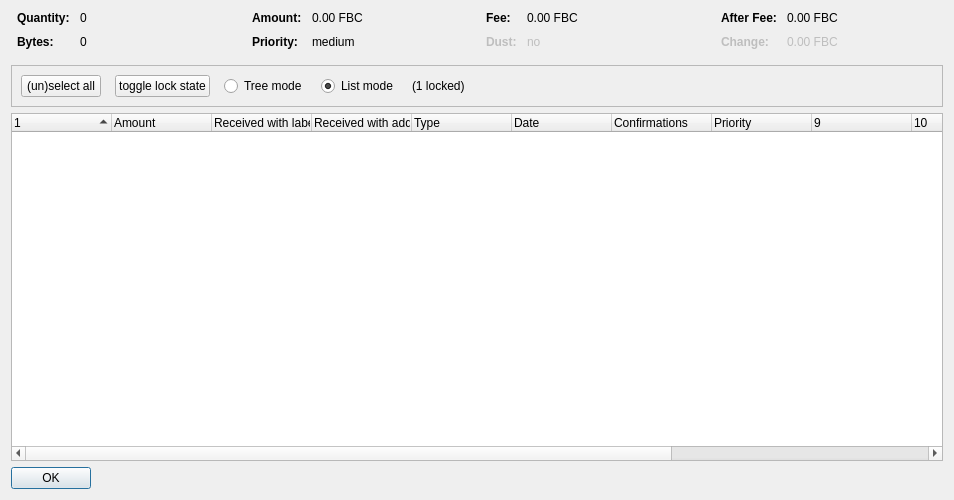
<?xml version="1.0" encoding="UTF-8"?>
<ui version="4.0">
 <class>CoinControlDialog</class>
 <widget class="QDialog" name="CoinControlDialog">
  <property name="geometry">
   <rect>
    <x>0</x>
    <y>0</y>
    <width>954</width>
    <height>500</height>
   </rect>
  </property>
  <property name="windowTitle">
   <string>Coin Selection</string>
  </property>
  <layout class="QVBoxLayout" name="verticalLayout">
   <item>
    <layout class="QHBoxLayout" name="horizontalLayoutTop" stretch="0,0,0,0">
     <property name="topMargin">
      <number>0</number>
     </property>
     <property name="bottomMargin">
      <number>10</number>
     </property>
     <item>
      <layout class="QFormLayout" name="formLayoutCoinControl1">
       <property name="horizontalSpacing">
        <number>10</number>
       </property>
       <property name="verticalSpacing">
        <number>10</number>
       </property>
       <property name="leftMargin">
        <number>6</number>
       </property>
       <property name="rightMargin">
        <number>6</number>
       </property>
       <item row="0" column="0">
        <widget class="QLabel" name="labelCoinControlQuantityText">
         <property name="font">
          <font>
           <weight>75</weight>
           <bold>true</bold>
          </font>
         </property>
         <property name="text">
          <string>Quantity:</string>
         </property>
        </widget>
       </item>
       <item row="0" column="1">
        <widget class="QLabel" name="labelCoinControlQuantity">
         <property name="cursor">
          <cursorShape>IBeamCursor</cursorShape>
         </property>
         <property name="contextMenuPolicy">
          <enum>Qt::ActionsContextMenu</enum>
         </property>
         <property name="text">
          <string notr="true">0</string>
         </property>
         <property name="textInteractionFlags">
          <set>Qt::LinksAccessibleByMouse|Qt::TextSelectableByKeyboard|Qt::TextSelectableByMouse</set>
         </property>
        </widget>
       </item>
       <item row="1" column="0">
        <widget class="QLabel" name="labelCoinControlBytesText">
         <property name="font">
          <font>
           <weight>75</weight>
           <bold>true</bold>
          </font>
         </property>
         <property name="text">
          <string>Bytes:</string>
         </property>
        </widget>
       </item>
       <item row="1" column="1">
        <widget class="QLabel" name="labelCoinControlBytes">
         <property name="cursor">
          <cursorShape>IBeamCursor</cursorShape>
         </property>
         <property name="contextMenuPolicy">
          <enum>Qt::ActionsContextMenu</enum>
         </property>
         <property name="text">
          <string notr="true">0</string>
         </property>
         <property name="textInteractionFlags">
          <set>Qt::LinksAccessibleByMouse|Qt::TextSelectableByKeyboard|Qt::TextSelectableByMouse</set>
         </property>
        </widget>
       </item>
      </layout>
     </item>
     <item>
      <layout class="QFormLayout" name="formLayoutCoinControl2">
       <property name="horizontalSpacing">
        <number>10</number>
       </property>
       <property name="verticalSpacing">
        <number>10</number>
       </property>
       <property name="leftMargin">
        <number>6</number>
       </property>
       <property name="rightMargin">
        <number>6</number>
       </property>
       <item row="0" column="0">
        <widget class="QLabel" name="labelCoinControlAmountText">
         <property name="font">
          <font>
           <weight>75</weight>
           <bold>true</bold>
          </font>
         </property>
         <property name="text">
          <string>Amount:</string>
         </property>
        </widget>
       </item>
       <item row="0" column="1">
        <widget class="QLabel" name="labelCoinControlAmount">
         <property name="cursor">
          <cursorShape>IBeamCursor</cursorShape>
         </property>
         <property name="contextMenuPolicy">
          <enum>Qt::ActionsContextMenu</enum>
         </property>
         <property name="text">
          <string notr="true">0.00 FBC</string>
         </property>
         <property name="textInteractionFlags">
          <set>Qt::LinksAccessibleByMouse|Qt::TextSelectableByKeyboard|Qt::TextSelectableByMouse</set>
         </property>
        </widget>
       </item>
       <item row="1" column="0">
        <widget class="QLabel" name="labelCoinControlPriorityText">
         <property name="font">
          <font>
           <weight>75</weight>
           <bold>true</bold>
          </font>
         </property>
         <property name="text">
          <string>Priority:</string>
         </property>
        </widget>
       </item>
       <item row="1" column="1">
        <widget class="QLabel" name="labelCoinControlPriority">
         <property name="cursor">
          <cursorShape>IBeamCursor</cursorShape>
         </property>
         <property name="contextMenuPolicy">
          <enum>Qt::ActionsContextMenu</enum>
         </property>
         <property name="text">
          <string>medium</string>
         </property>
         <property name="textInteractionFlags">
          <set>Qt::LinksAccessibleByMouse|Qt::TextSelectableByKeyboard|Qt::TextSelectableByMouse</set>
         </property>
        </widget>
       </item>
      </layout>
     </item>
     <item>
      <layout class="QFormLayout" name="formLayoutCoinControl3">
       <property name="horizontalSpacing">
        <number>10</number>
       </property>
       <property name="verticalSpacing">
        <number>10</number>
       </property>
       <property name="leftMargin">
        <number>6</number>
       </property>
       <property name="rightMargin">
        <number>6</number>
       </property>
       <item row="0" column="0">
        <widget class="QLabel" name="labelCoinControlFeeText">
         <property name="font">
          <font>
           <weight>75</weight>
           <bold>true</bold>
          </font>
         </property>
         <property name="text">
          <string>Fee:</string>
         </property>
        </widget>
       </item>
       <item row="0" column="1">
        <widget class="QLabel" name="labelCoinControlFee">
         <property name="cursor">
          <cursorShape>IBeamCursor</cursorShape>
         </property>
         <property name="contextMenuPolicy">
          <enum>Qt::ActionsContextMenu</enum>
         </property>
         <property name="text">
          <string notr="true">0.00 FBC</string>
         </property>
         <property name="textInteractionFlags">
          <set>Qt::LinksAccessibleByMouse|Qt::TextSelectableByKeyboard|Qt::TextSelectableByMouse</set>
         </property>
        </widget>
       </item>
       <item row="1" column="0">
        <widget class="QLabel" name="labelCoinControlLowOutputText">
         <property name="enabled">
          <bool>false</bool>
         </property>
         <property name="font">
          <font>
           <weight>75</weight>
           <bold>true</bold>
          </font>
         </property>
         <property name="text">
          <string>Dust:</string>
         </property>
        </widget>
       </item>
       <item row="1" column="1">
        <widget class="QLabel" name="labelCoinControlLowOutput">
         <property name="enabled">
          <bool>false</bool>
         </property>
         <property name="cursor">
          <cursorShape>IBeamCursor</cursorShape>
         </property>
         <property name="contextMenuPolicy">
          <enum>Qt::ActionsContextMenu</enum>
         </property>
         <property name="text">
          <string>no</string>
         </property>
         <property name="textInteractionFlags">
          <set>Qt::LinksAccessibleByMouse|Qt::TextSelectableByKeyboard|Qt::TextSelectableByMouse</set>
         </property>
        </widget>
       </item>
      </layout>
     </item>
     <item>
      <layout class="QFormLayout" name="formLayoutCoinControl4">
       <property name="horizontalSpacing">
        <number>10</number>
       </property>
       <property name="verticalSpacing">
        <number>10</number>
       </property>
       <property name="leftMargin">
        <number>6</number>
       </property>
       <property name="rightMargin">
        <number>6</number>
       </property>
       <item row="0" column="0">
        <widget class="QLabel" name="labelCoinControlAfterFeeText">
         <property name="font">
          <font>
           <weight>75</weight>
           <bold>true</bold>
          </font>
         </property>
         <property name="text">
          <string>After Fee:</string>
         </property>
        </widget>
       </item>
       <item row="0" column="1">
        <widget class="QLabel" name="labelCoinControlAfterFee">
         <property name="cursor">
          <cursorShape>IBeamCursor</cursorShape>
         </property>
         <property name="contextMenuPolicy">
          <enum>Qt::ActionsContextMenu</enum>
         </property>
         <property name="text">
          <string notr="true">0.00 FBC</string>
         </property>
         <property name="textInteractionFlags">
          <set>Qt::LinksAccessibleByMouse|Qt::TextSelectableByKeyboard|Qt::TextSelectableByMouse</set>
         </property>
        </widget>
       </item>
       <item row="1" column="0">
        <widget class="QLabel" name="labelCoinControlChangeText">
         <property name="enabled">
          <bool>false</bool>
         </property>
         <property name="font">
          <font>
           <weight>75</weight>
           <bold>true</bold>
          </font>
         </property>
         <property name="text">
          <string>Change:</string>
         </property>
        </widget>
       </item>
       <item row="1" column="1">
        <widget class="QLabel" name="labelCoinControlChange">
         <property name="enabled">
          <bool>false</bool>
         </property>
         <property name="cursor">
          <cursorShape>IBeamCursor</cursorShape>
         </property>
         <property name="contextMenuPolicy">
          <enum>Qt::ActionsContextMenu</enum>
         </property>
         <property name="text">
          <string notr="true">0.00 FBC</string>
         </property>
         <property name="textInteractionFlags">
          <set>Qt::LinksAccessibleByMouse|Qt::TextSelectableByKeyboard|Qt::TextSelectableByMouse</set>
         </property>
        </widget>
       </item>
      </layout>
     </item>
    </layout>
   </item>
   <item>
    <widget class="QFrame" name="frame">
     <property name="minimumSize">
      <size>
       <width>0</width>
       <height>40</height>
      </size>
     </property>
     <property name="frameShape">
      <enum>QFrame::StyledPanel</enum>
     </property>
     <property name="frameShadow">
      <enum>QFrame::Sunken</enum>
     </property>
     <layout class="QHBoxLayout" name="horizontalLayout">
      <item>
       <layout class="QHBoxLayout" name="horizontalLayoutPanel" stretch="0,0,0,0,0,0">
        <property name="spacing">
         <number>14</number>
        </property>
        <item>
         <widget class="QPushButton" name="pushButtonSelectAll">
          <property name="sizePolicy">
           <sizepolicy hsizetype="Maximum" vsizetype="Fixed">
            <horstretch>0</horstretch>
            <verstretch>0</verstretch>
           </sizepolicy>
          </property>
          <property name="text">
           <string>(un)select all</string>
          </property>
          <property name="autoDefault">
           <bool>false</bool>
          </property>
         </widget>
        </item>
        <item>
         <widget class="QPushButton" name="pushButtonToggleLock">
          <property name="sizePolicy">
           <sizepolicy hsizetype="Maximum" vsizetype="Fixed">
            <horstretch>0</horstretch>
            <verstretch>0</verstretch>
           </sizepolicy>
          </property>
          <property name="text">
           <string>toggle lock state</string>
          </property>
          <property name="autoDefault">
           <bool>false</bool>
          </property>
         </widget>
        </item>
        <item>
         <widget class="QRadioButton" name="radioTreeMode">
          <property name="sizePolicy">
           <sizepolicy hsizetype="Maximum" vsizetype="Fixed">
            <horstretch>0</horstretch>
            <verstretch>0</verstretch>
           </sizepolicy>
          </property>
          <property name="text">
           <string>Tree mode</string>
          </property>
         </widget>
        </item>
        <item>
         <widget class="QRadioButton" name="radioListMode">
          <property name="sizePolicy">
           <sizepolicy hsizetype="Maximum" vsizetype="Fixed">
            <horstretch>0</horstretch>
            <verstretch>0</verstretch>
           </sizepolicy>
          </property>
          <property name="text">
           <string>List mode</string>
          </property>
          <property name="checked">
           <bool>true</bool>
          </property>
         </widget>
        </item>
        <item>
         <widget class="QLabel" name="labelLocked">
          <property name="text">
           <string>(1 locked)</string>
          </property>
         </widget>
        </item>
        <item>
         <spacer name="horizontalSpacer">
          <property name="orientation">
           <enum>Qt::Horizontal</enum>
          </property>
          <property name="sizeHint" stdset="0">
           <size>
            <width>40</width>
            <height>20</height>
           </size>
          </property>
         </spacer>
        </item>
       </layout>
      </item>
     </layout>
    </widget>
   </item>
   <item>
    <widget class="CoinControlTreeWidget" name="treeWidget">
     <property name="contextMenuPolicy">
      <enum>Qt::CustomContextMenu</enum>
     </property>
     <property name="sortingEnabled">
      <bool>false</bool>
     </property>
     <property name="columnCount">
      <number>13</number>
     </property>
     <attribute name="headerShowSortIndicator" stdset="0">
      <bool>true</bool>
     </attribute>
     <attribute name="headerStretchLastSection">
      <bool>false</bool>
     </attribute>
     <column>
      <property name="text">
       <string/>
      </property>
     </column>
     <column>
      <property name="text">
       <string>Amount</string>
      </property>
     </column>
     <column>
      <property name="text">
       <string>Received with label</string>
      </property>
     </column>
     <column>
      <property name="text">
       <string>Received with address</string>
      </property>
     </column>
     <column>
      <property name="text">
	<string>Type</string>
      </property>
     </column>
     <column>
      <property name="text">
       <string>Date</string>
      </property>
     </column>
     <column>
      <property name="text">
       <string>Confirmations</string>
      </property>
      <property name="toolTip">
       <string>Confirmed</string>
      </property>
     </column>
     <column>
      <property name="text">
       <string>Priority</string>
      </property>
     </column>
     <column>
      <property name="text">
       <string/>
      </property>
     </column>
     <column>
      <property name="text">
       <string/>
      </property>
     </column>
     <column>
      <property name="text">
       <string/>
      </property>
     </column>
     <column>
      <property name="text">
       <string/>
      </property>
     </column>
     <column>
      <property name="text">
       <string/>
      </property>
     </column>
    </widget>
   </item>
   <item>
    <widget class="QDialogButtonBox" name="buttonBox">
     <property name="sizePolicy">
      <sizepolicy hsizetype="Maximum" vsizetype="Fixed">
       <horstretch>0</horstretch>
       <verstretch>0</verstretch>
      </sizepolicy>
     </property>
     <property name="orientation">
      <enum>Qt::Horizontal</enum>
     </property>
     <property name="standardButtons">
      <set>QDialogButtonBox::Ok</set>
     </property>
    </widget>
   </item>
  </layout>
 </widget>
 <customwidgets>
  <customwidget>
   <class>CoinControlTreeWidget</class>
   <extends>QTreeWidget</extends>
   <header>coincontroltreewidget.h</header>
  </customwidget>
 </customwidgets>
 <resources/>
 <connections/>
</ui>
